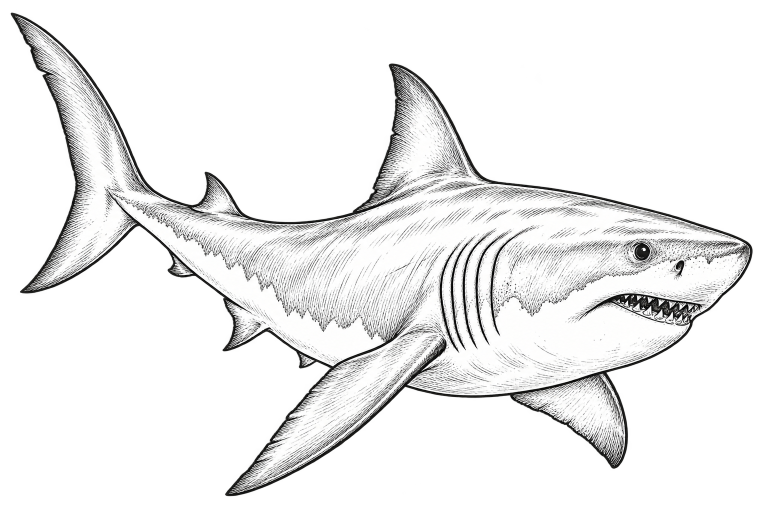
#> input picture art/source/01-study.png, 1536 x 1024 px (shown at 1/2 size); its folder holds only this picture in this run
$ python prepare_line_art.py ../art/source/01-study.png out.png
#> lines starting #> are read from the running program, lines starting #| are printed output that depends on the picture
#!/usr/bin/env python3
"""Remove paper/white fill and preserve dark ink as recolorable white RGBA strokes."""
import argparse
import pathlib
from PIL import Image, ImageFilter
import numpy as np


def convert(source, destination, cutoff=170, feather=55, clean=False):
#> called with cutoff = 170, feather = 55, clean = False
    rgba = np.array(Image.open(source).convert('RGBA'), dtype=np.float32)
    luminance = rgba[:, :, :3] @ np.array([0.2126, 0.7152, 0.0722])
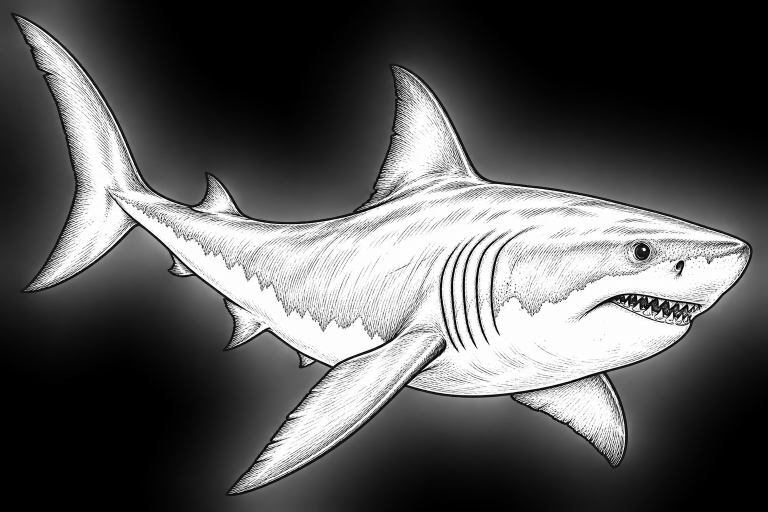
#> luminance: shape (1024, 1536) float64 (shown at 1/2 size); min 0, max 255, mean 88
    ink = np.clip((cutoff - luminance) / max(feather, 1), 0, 1)
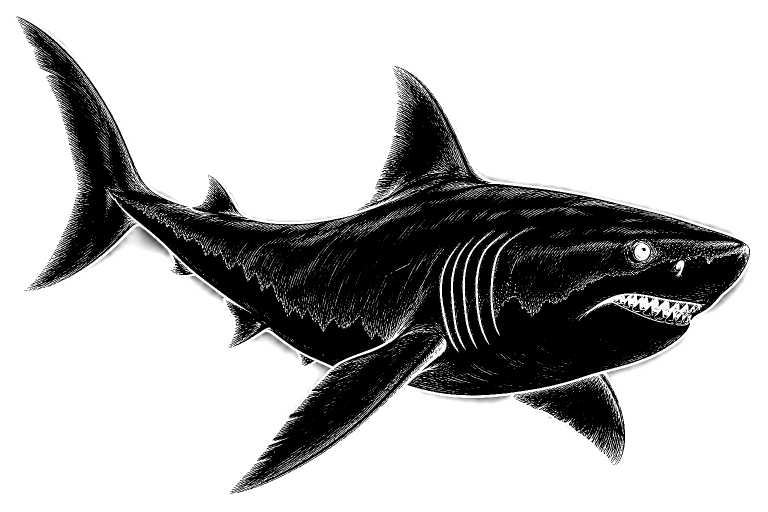
#> ink: shape (1024, 1536) float64 (shown at 1/2 size); min 0, max 1, mean 0.734
    alpha = np.rint(ink * rgba[:, :, 3]).astype(np.uint8)
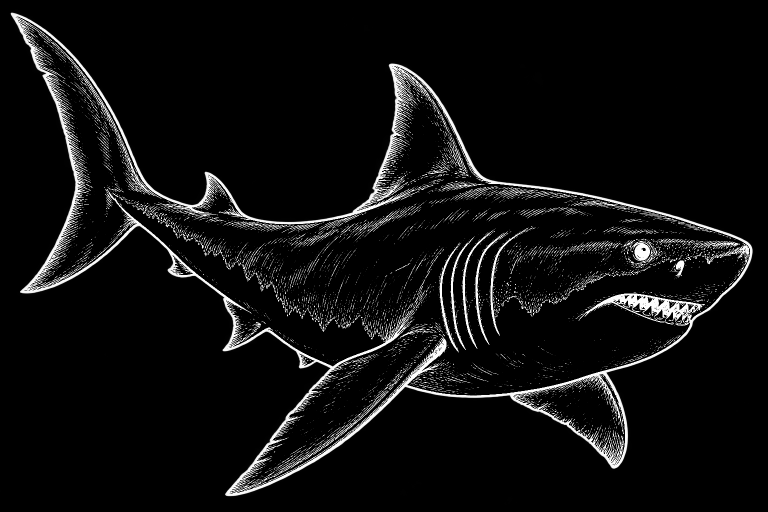
#> alpha: shape (1024, 1536) (shown at 1/2 size); min 0, max 254, mean 14.8
    if clean:
        # Discard generated haze, then strengthen antialiased ink without filling holes.
        alpha = np.rint(np.clip((alpha.astype(np.float32) - 20) / 190, 0, 1) * 255).astype(np.uint8)
        # Eight-connected components: keep eyes and short details, remove isolated dust.
        mask = alpha > 0
        visited = np.zeros(mask.shape, dtype=bool)
        height, width = mask.shape
        for y, x in zip(*np.nonzero(mask)):
            if visited[y, x]:
                continue
            stack = [(y, x)]; visited[y, x] = True; component = []
            while stack:
                yy, xx = stack.pop(); component.append((yy, xx))
                for dy, dx in ((-1,-1),(-1,0),(-1,1),(0,-1),(0,1),(1,-1),(1,0),(1,1)):
                    ny, nx = yy + dy, xx + dx
                    if 0 <= ny < height and 0 <= nx < width and mask[ny,nx] and not visited[ny,nx]:
                        visited[ny,nx] = True; stack.append((ny,nx))
            if len(component) < 5:
                yy, xx = zip(*component); alpha[yy,xx] = 0
        # Convert broad dark fill (fin tips, pupils) to a boundary, retaining transparency.
        core = np.asarray(Image.fromarray(alpha).filter(ImageFilter.MinFilter(11)))
        alpha = np.minimum(alpha, 255 - core)
        # A small expansion stabilizes delicate AI strokes at the headset's viewing scale.
        alpha = np.asarray(Image.fromarray(alpha).filter(ImageFilter.MaxFilter(3)))
    result = np.full(rgba.shape, 255, dtype=np.uint8)
    result[:, :, 3] = alpha
    if clean:
        ys, xs = np.nonzero(alpha)
        if not len(xs):
            raise ValueError(f'No ink survived cleanup: {source}')
        cropped = Image.fromarray(result[ys.min():ys.max()+1,xs.min():xs.max()+1], 'RGBA')
        cropped.thumbnail((1472,1472), Image.Resampling.LANCZOS)
        padded = Image.new('RGBA', (cropped.width+64,cropped.height+64), (255,255,255,0))
        padded.paste(cropped, (32,32))
        result = np.array(padded)
        result[:,:,:3] = 255
        result[:,:,3][result[:,:,3] < 4] = 0
        alpha = result[:,:,3]
    destination.parent.mkdir(parents=True, exist_ok=True)
    Image.fromarray(result, 'RGBA').save(destination)
    return {'width': result.shape[1], 'height': result.shape[0], 'stroke_pixels': int((alpha > 0).sum()), 'transparent_pixels': int((alpha == 0).sum())}


def main():
    parser = argparse.ArgumentParser(description=__doc__)
    parser.add_argument('source', type=pathlib.Path)
    parser.add_argument('destination', type=pathlib.Path)
    parser.add_argument('--cutoff', type=float, default=170)
    parser.add_argument('--feather', type=float, default=55)
    parser.add_argument('--clean', action='store_true', help='Remove haze/dust, hollow broad dark fills and strengthen thin strokes.')
    args = parser.parse_args()
    sources = sorted(args.source.glob('*.png')) if args.source.is_dir() else [args.source]
    for source in sources:
        destination = args.destination / source.name if args.source.is_dir() else args.destination
        if source.resolve() == destination.resolve():
            parser.error('Choose a separate output path; originals are preserved.')
        print(source.name, convert(source, destination, args.cutoff, args.feather, args.clean))


if __name__ == '__main__':
    main()

$ run again, on art/source/05-study.png
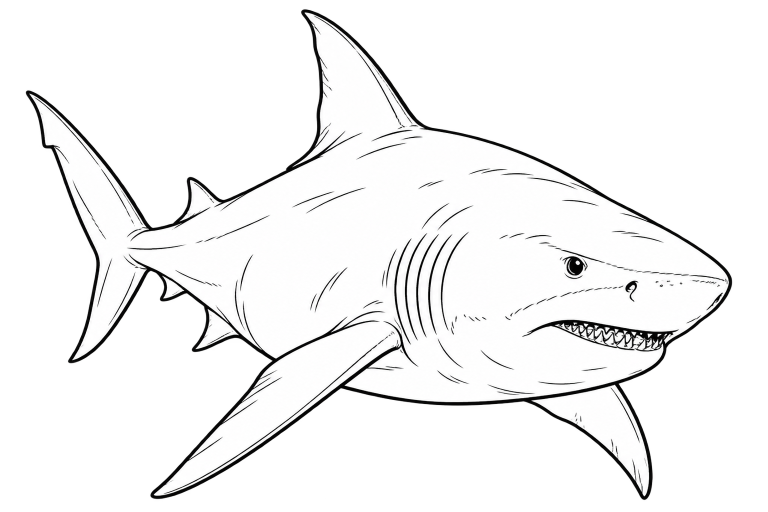
#> input picture art/source/05-study.png, 1536 x 1024 px (shown at 1/2 size)
#> in convert, `luminance = rgba[:, :, :3] @ np.array([0.2126, 0.7152, 0.0722])`:
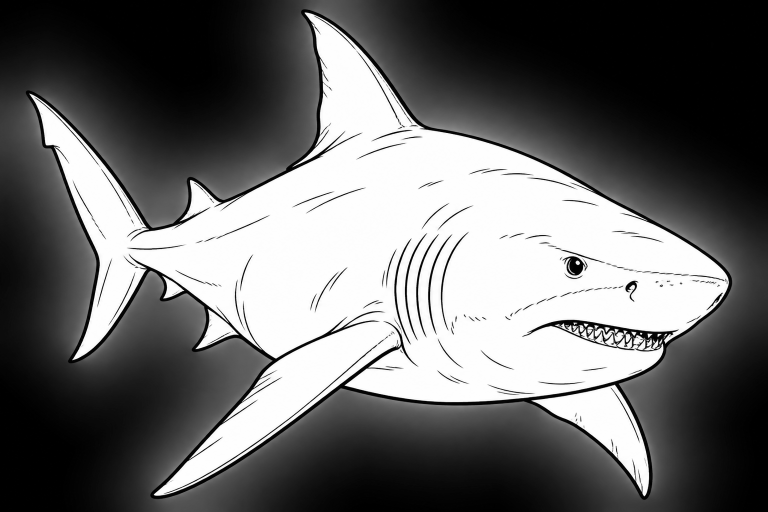
#> luminance: shape (1024, 1536) float64 (shown at 1/2 size); min 0, max 255, mean 106.6
#> in convert, `alpha = np.rint(ink * rgba[:, :, 3]).astype(np.uint8)`:
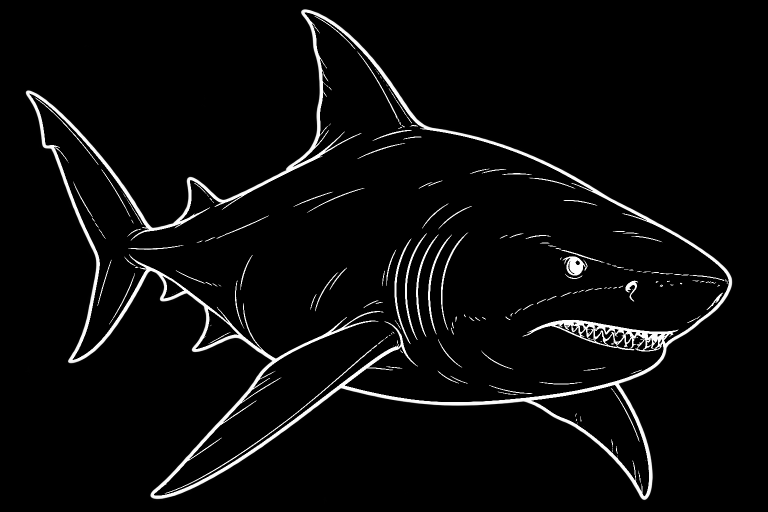
#> alpha: shape (1024, 1536) (shown at 1/2 size); min 0, max 254, mean 10.3

$ run again, on art/source/06-study.png
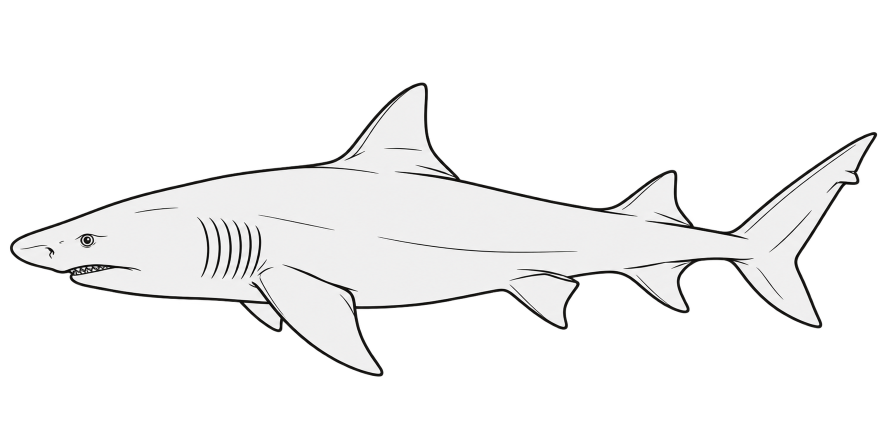
#> input picture art/source/06-study.png, 1774 x 887 px (shown at 1/2 size)
#> in convert, `luminance = rgba[:, :, :3] @ np.array([0.2126, 0.7152, 0.0722])`:
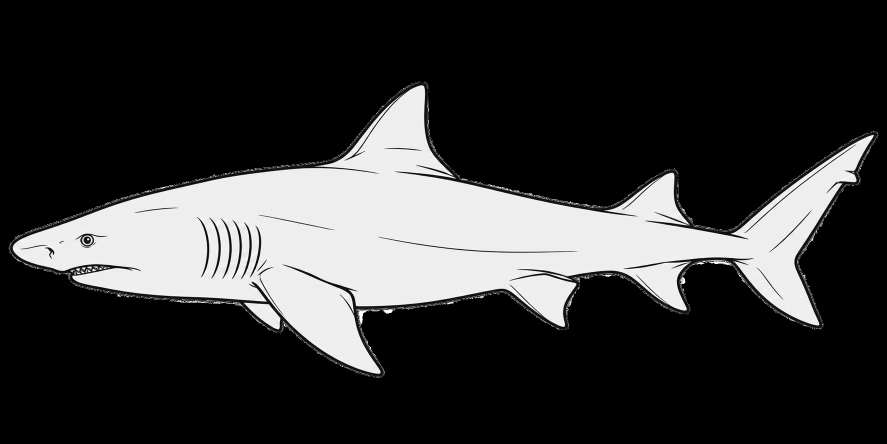
#> luminance: shape (887, 1774) float64 (shown at 1/2 size); min 0, max 255, mean 53.5
#> in convert, `alpha = np.rint(ink * rgba[:, :, 3]).astype(np.uint8)`:
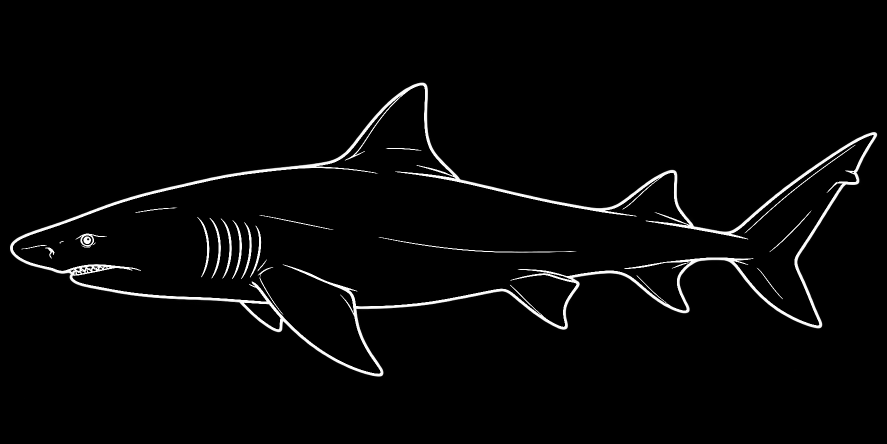
#> alpha: shape (887, 1774) (shown at 1/2 size); min 0, max 255, mean 6.6

$ run again, on art/source/07-study.png
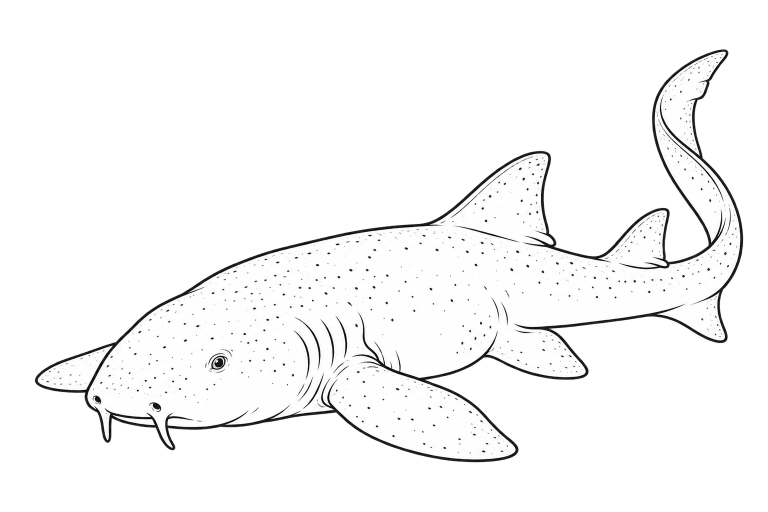
#> input picture art/source/07-study.png, 1536 x 1024 px (shown at 1/2 size)
#> in convert, `luminance = rgba[:, :, :3] @ np.array([0.2126, 0.7152, 0.0722])`:
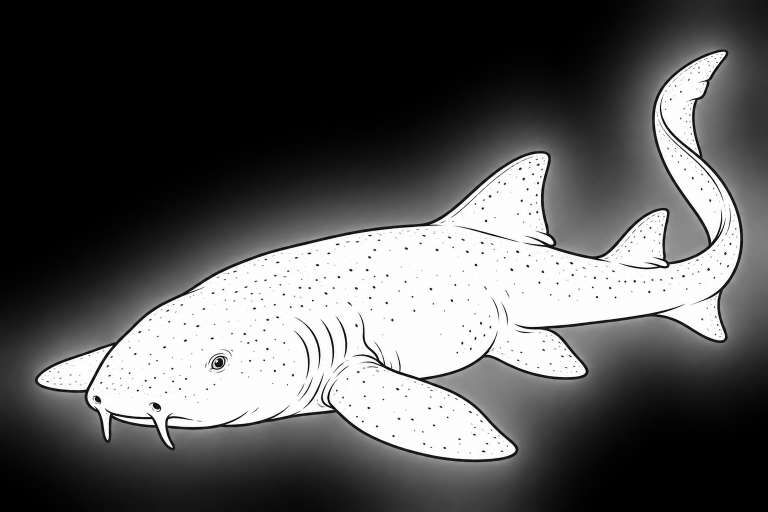
#> luminance: shape (1024, 1536) float64 (shown at 1/2 size); min 0, max 255, mean 90.6
#> in convert, `alpha = np.rint(ink * rgba[:, :, 3]).astype(np.uint8)`:
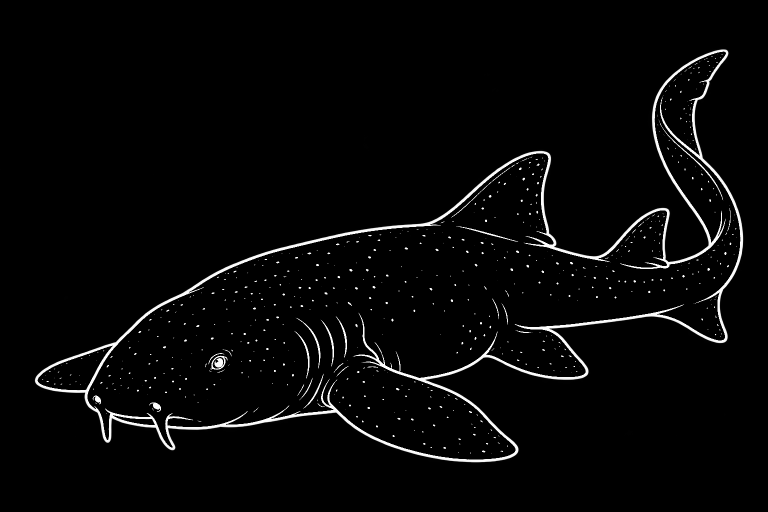
#> alpha: shape (1024, 1536) (shown at 1/2 size); min 0, max 254, mean 6.8

$ run again, on art/source/02-study.png
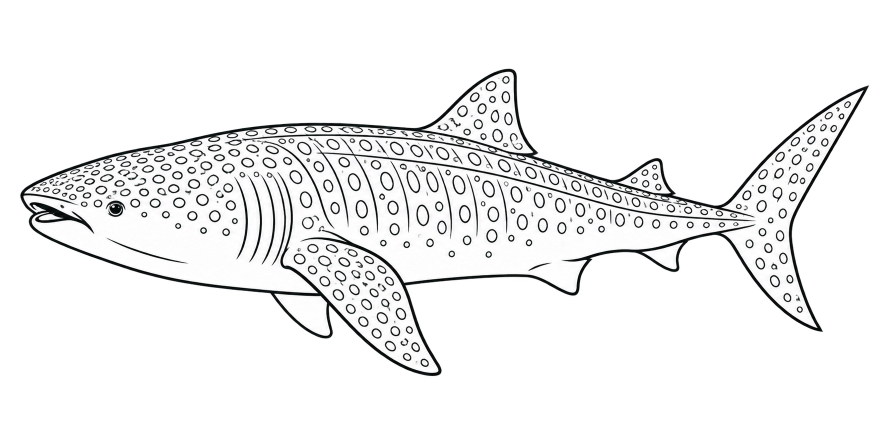
#> input picture art/source/02-study.png, 1774 x 887 px (shown at 1/2 size)
#> in convert, `luminance = rgba[:, :, :3] @ np.array([0.2126, 0.7152, 0.0722])`:
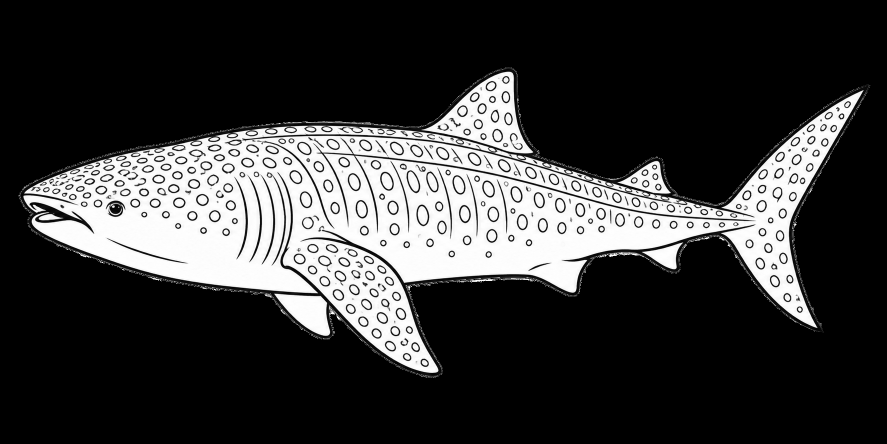
#> luminance: shape (887, 1774) float64 (shown at 1/2 size); min 0, max 255, mean 58.7
#> in convert, `alpha = np.rint(ink * rgba[:, :, 3]).astype(np.uint8)`:
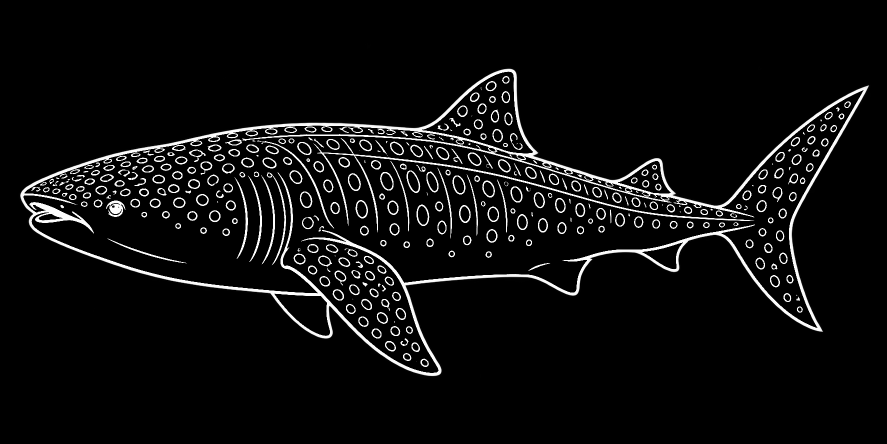
#> alpha: shape (887, 1774) (shown at 1/2 size); min 0, max 255, mean 13.8
